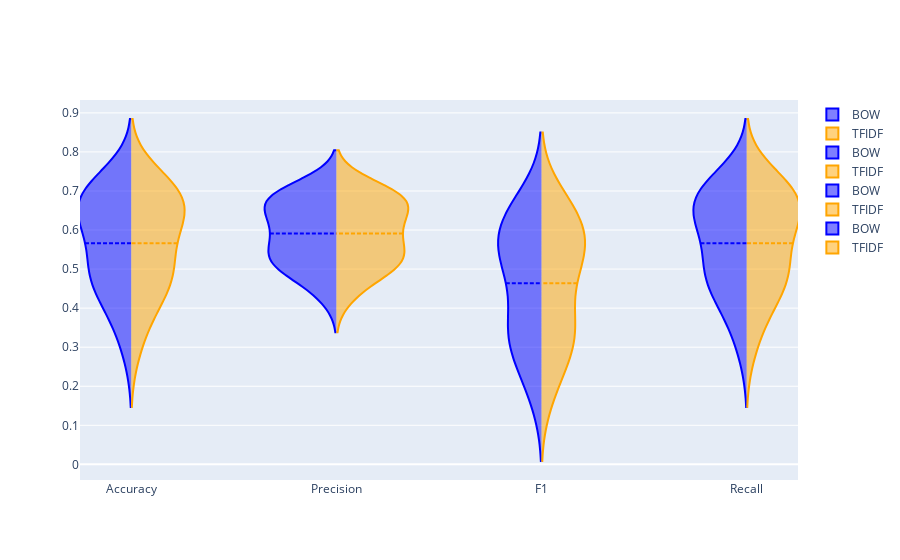

Notebook cell for this chart:
### Code cell
fig = go.Figure()

fig.add_trace(go.Violin(y=acc_BOW_BNB, scalegroup='BOW', name='BOW',
                        side='negative',
                        line_color='blue', x0='Accuracy')
             )
fig.add_trace(go.Violin(y=acc_TFIDF_BNB, scalegroup='TFIDF', name='TFIDF',
                        side='positive',
                        line_color='orange', x0='Accuracy')
             )

fig.add_trace(go.Violin(y=prec_BOW_BNB, scalegroup='BOW', name='BOW',
                        side='negative',
                        line_color='blue', x0='Precision')
             )
fig.add_trace(go.Violin(y=prec_TFIDF_BNB, scalegroup='TFIDF', name='TFIDF',
                        side='positive',
                        line_color='orange', x0='Precision')
             )
fig.add_trace(go.Violin(y=f1_BOW_BNB, scalegroup='BOW', name='BOW',
                        side='negative',
                        line_color='blue', x0='F1')
             )
fig.add_trace(go.Violin(y=f1_TFIDF_BNB, scalegroup='TFIDF', name='TFIDF',
                        side='positive',
                        line_color='orange', x0='F1')
             )

fig.add_trace(go.Violin(y=recall_BOW_BNB, scalegroup='BOW', name='BOW',
                        side='negative',
                        line_color='blue', x0='Recall')
             )
fig.add_trace(go.Violin(y=recall_TFIDF_BNB, name='TFIDF',
                        side='positive',
                        line_color='orange', x0='Recall')
             )

fig.update_traces(meanline_visible=True)
fig.update_layout(violingap=0, violinmode='overlay')
fig.show()

### Figure 1 — Plotly figure (JSON) as saved in the notebook; plotly's stock layout.template omitted (floating-point values rounded to 4 significant figures)
{"data": [{"line": {"color": "blue"}, "meanline": {"visible": true}, "name": "BOW", "scalegroup": "BOW", "side": "negative", "type": "violin", "x0": "Accuracy", "y": [0.4769, 0.4308, 0.4923, 0.4154, 0.3538, 0.5846, 0.4923, 0.4308, 0.5692, 0.3692, 0.4923, 0.6462, 0.7231, 0.6308, 0.6923, 0.6923, 0.6094, 0.6719, 0.75, 0.7188, 0.6875, 0.6406, 0.7188, 0.6562, 0.5156, 0.6406, 0.5938, 0.5312, 0.4844, 0.2812]}, {"line": {"color": "orange"}, "meanline": {"visible": true}, "name": "TFIDF", "scalegroup": "TFIDF", "side": "positive", "type": "violin", "x0": "Accuracy", "y": [0.4769, 0.4308, 0.4923, 0.4154, 0.3538, 0.5846, 0.4923, 0.4308, 0.5692, 0.3692, 0.4923, 0.6462, 0.7231, 0.6308, 0.6923, 0.6923, 0.6094, 0.6719, 0.75, 0.7188, 0.6875, 0.6406, 0.7188, 0.6562, 0.5156, 0.6406, 0.5938, 0.5312, 0.4844, 0.2812]}, {"line": {"color": "blue"}, "meanline": {"visible": true}, "name": "BOW", "scalegroup": "BOW", "side": "negative", "type": "violin", "x0": "Precision", "y": [0.5039, 0.5375, 0.4271, 0.6029, 0.5084, 0.699, 0.5326, 0.4851, 0.5866, 0.5339, 0.5311, 0.6864, 0.6913, 0.5974, 0.6621, 0.6554, 0.5654, 0.675, 0.7156, 0.6985, 0.6934, 0.5536, 0.6561, 0.6016, 0.5084, 0.6078, 0.649, 0.6374, 0.4927, 0.4481]}, {"line": {"color": "orange"}, "meanline": {"visible": true}, "name": "TFIDF", "scalegroup": "TFIDF", "side": "positive", "type": "violin", "x0": "Precision", "y": [0.5039, 0.5375, 0.4271, 0.6029, 0.5084, 0.699, 0.5326, 0.4851, 0.5866, 0.5339, 0.5311, 0.6864, 0.6913, 0.5974, 0.6621, 0.6554, 0.5654, 0.675, 0.7156, 0.6985, 0.6934, 0.5536, 0.6561, 0.6016, 0.5084, 0.6078, 0.649, 0.6374, 0.4927, 0.4481]}, {"line": {"color": "blue"}, "meanline": {"visible": true}, "name": "BOW", "scalegroup": "BOW", "side": "negative", "type": "violin", "x0": "F1", "y": [0.3214, 0.3055, 0.3385, 0.2985, 0.1998, 0.4857, 0.3773, 0.2807, 0.4624, 0.2402, 0.3603, 0.572, 0.6445, 0.5551, 0.6284, 0.5947, 0.5215, 0.5769, 0.6875, 0.6618, 0.6348, 0.5584, 0.6609, 0.5625, 0.3867, 0.5297, 0.5148, 0.4424, 0.337, 0.171]}, {"line": {"color": "orange"}, "meanline": {"visible": true}, "name": "TFIDF", "scalegroup": "TFIDF", "side": "positive", "type": "violin", "x0": "F1", "y": [0.3214, 0.3055, 0.3385, 0.2985, 0.1998, 0.4857, 0.3773, 0.2807, 0.4624, 0.2402, 0.3603, 0.572, 0.6445, 0.5551, 0.6284, 0.5947, 0.5215, 0.5769, 0.6875, 0.6618, 0.6348, 0.5584, 0.6609, 0.5625, 0.3867, 0.5297, 0.5148, 0.4424, 0.337, 0.171]}, {"line": {"color": "blue"}, "meanline": {"visible": true}, "name": "BOW", "scalegroup": "BOW", "side": "negative", "type": "violin", "x0": "Recall", "y": [0.4769, 0.4308, 0.4923, 0.4154, 0.3538, 0.5846, 0.4923, 0.4308, 0.5692, 0.3692, 0.4923, 0.6462, 0.7231, 0.6308, 0.6923, 0.6923, 0.6094, 0.6719, 0.75, 0.7188, 0.6875, 0.6406, 0.7188, 0.6562, 0.5156, 0.6406, 0.5938, 0.5312, 0.4844, 0.2812]}, {"line": {"color": "orange"}, "meanline": {"visible": true}, "name": "TFIDF", "side": "positive", "type": "violin", "x0": "Recall", "y": [0.4769, 0.4308, 0.4923, 0.4154, 0.3538, 0.5846, 0.4923, 0.4308, 0.5692, 0.3692, 0.4923, 0.6462, 0.7231, 0.6308, 0.6923, 0.6923, 0.6094, 0.6719, 0.75, 0.7188, 0.6875, 0.6406, 0.7188, 0.6562, 0.5156, 0.6406, 0.5938, 0.5312, 0.4844, 0.2812]}], "layout": {"violingap": 0, "violinmode": "overlay"}}
